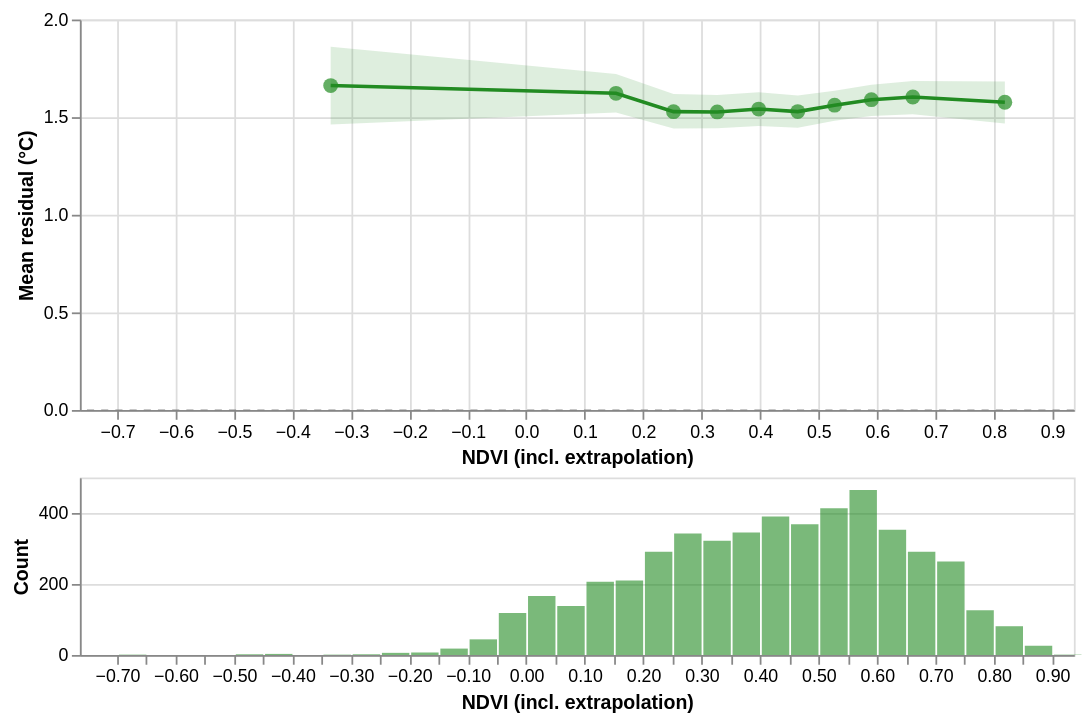

This figure's Vega-Lite source:
### Vega-Lite specification from a JSON file in a GitHub repository (floating-point values rounded to 4 significant figures; data arrays with more than 128 entries replaced by an {"elided": "..."} marker saying what was removed)
{"config": {"view": {"continuousWidth": 300, "continuousHeight": 300}}, "vconcat": [{"layer": [{"data": {"name": "data-a0a55d106695e8d630baff0f16eee66d"}, "mark": {"type": "rule", "color": "grey", "opacity": 0.5, "strokeDash": [4, 4]}, "encoding": {"y": {"field": "y", "type": "quantitative"}}}, {"data": {"name": "data-42f9554538d78ab49decbe4ae5ae4bea"}, "mark": {"type": "area", "color": "#228B22", "opacity": 0.15}, "encoding": {"x": {"field": "x", "scale": {"domain": [-0.7638, 0.937], "nice": false, "zero": false}, "title": "NDVI (incl. extrapolation)", "type": "quantitative"}, "y": {"field": "ci_lo", "title": "Mean residual (°C)", "type": "quantitative"}, "y2": {"field": "ci_hi"}}}, {"data": {"name": "data-42f9554538d78ab49decbe4ae5ae4bea"}, "mark": {"type": "line", "color": "#228B22", "strokeWidth": 2}, "encoding": {"x": {"field": "x", "scale": {"domain": [-0.7638, 0.937], "nice": false, "zero": false}, "type": "quantitative"}, "y": {"field": "mean", "type": "quantitative"}}}, {"data": {"name": "data-42f9554538d78ab49decbe4ae5ae4bea"}, "mark": {"type": "point", "color": "#228B22", "filled": true, "size": 70}, "encoding": {"tooltip": [{"field": "x", "format": ".3f", "title": "NDVI (incl. extrapolation)", "type": "quantitative"}, {"field": "mean", "format": ".3f", "title": "Mean residual (°C)", "type": "quantitative"}, {"field": "ci_lo", "format": ".3f", "title": "CI low", "type": "quantitative"}, {"field": "ci_hi", "format": ".3f", "title": "CI high", "type": "quantitative"}], "x": {"field": "x", "scale": {"domain": [-0.7638, 0.937], "nice": false, "zero": false}, "type": "quantitative"}, "y": {"field": "mean", "type": "quantitative"}}}], "height": 220, "width": 560}, {"data": {"name": "data-3b49b25493f951a5f294458ba2fa5507"}, "mark": {"type": "bar", "color": "#228B22", "opacity": 0.6}, "encoding": {"x": {"bin": {"maxbins": 50}, "field": "val", "scale": {"domain": [-0.7638, 0.937], "nice": false, "zero": false}, "title": "NDVI (incl. extrapolation)", "type": "quantitative"}, "y": {"aggregate": "count", "title": "Count", "type": "quantitative"}}, "height": 100, "width": 560}], "spacing": 4, "$schema": "https://vega.github.io/schema/vega-lite/v6.4.1.json", "datasets": {"data-a0a55d106695e8d630baff0f16eee66d": [{"y": 0}], "data-42f9554538d78ab49decbe4ae5ae4bea": [{"x": -0.3346, "mean": 1.662, "ci_lo": 1.462, "ci_hi": 1.861}, {"x": 0.1535, "mean": 1.622, "ci_lo": 1.523, "ci_hi": 1.721}, {"x": 0.252, "mean": 1.528, "ci_lo": 1.442, "ci_hi": 1.618}, {"x": 0.3268, "mean": 1.527, "ci_lo": 1.443, "ci_hi": 1.614}, {"x": 0.3976, "mean": 1.541, "ci_lo": 1.455, "ci_hi": 1.627}, {"x": 0.4646, "mean": 1.528, "ci_lo": 1.445, "ci_hi": 1.61}, {"x": 0.5276, "mean": 1.561, "ci_lo": 1.482, "ci_hi": 1.635}, {"x": 0.5906, "mean": 1.59, "ci_lo": 1.505, "ci_hi": 1.666}, {"x": 0.6614, "mean": 1.603, "ci_lo": 1.515, "ci_hi": 1.686}, {"x": 0.8189, "mean": 1.576, "ci_lo": 1.468, "ci_hi": 1.683}], "data-3b49b25493f951a5f294458ba2fa5507": {"elided": "4999 records"}}}
